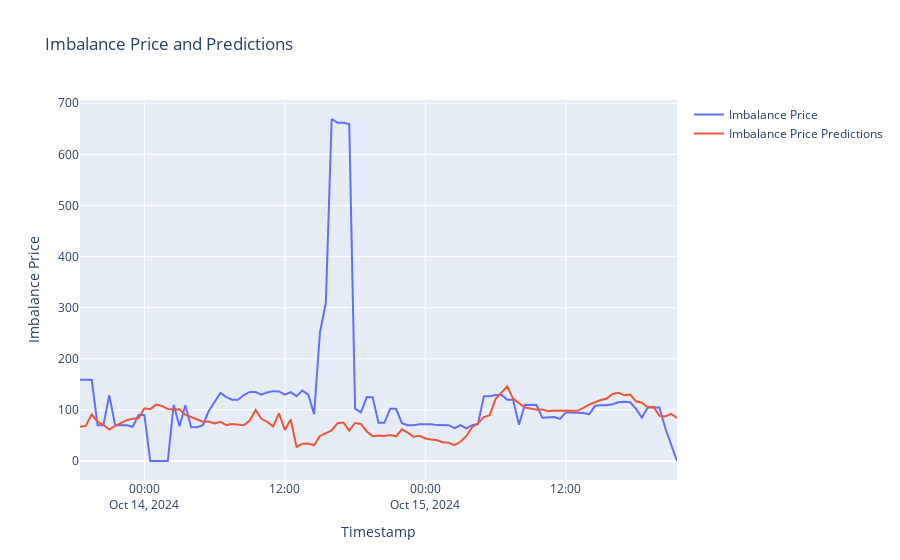

Source (notebook cell):
### Code cell
#plot imbalance price and predictions
fig = go.Figure()
fig.add_trace(go.Scatter(x=df_api_new_merged1["timestamp_utc"], y=df_api_new_merged1["imbalance_price"], mode='lines', name='Imbalance Price'))
fig.add_trace(go.Scatter(x=df_api_new_merged1["timestamp_utc"], y=df_api_new_merged1["imbalance_price_predictions"], mode='lines', name='Imbalance Price Predictions'))
fig.update_layout(title='Imbalance Price and Predictions', xaxis_title='Timestamp', yaxis_title='Imbalance Price')
fig.show()
